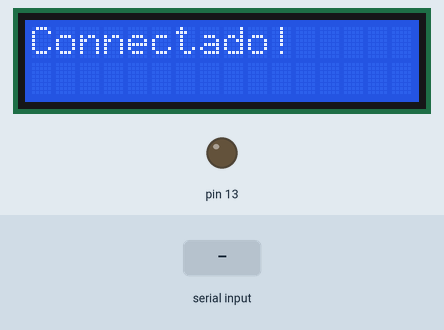
Recording of a sketch running on a simulated Arduino Uno, built with avr-gcc and run on an emulated ATmega328P. Parts: 16×2 character LCD, output pins drawn as LEDs (lit = HIGH). The inputs (shaded band) are chosen by the test bench.

Above: at 1.2 s.
1.3 s: "Act\n" received over Serial
At 2.1 s:
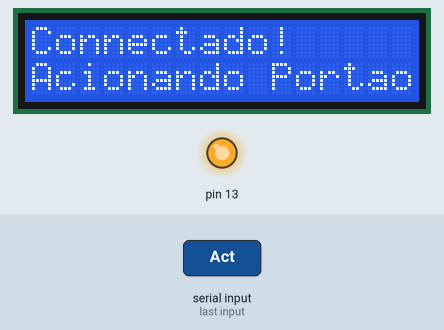
At 3.1 s:
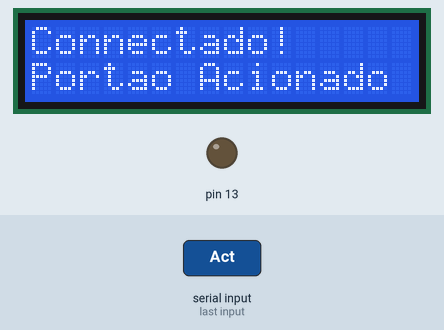
4.3 s: "1\n" received over Serial
At 4.7 s:
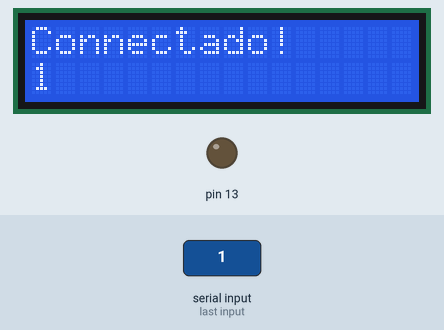
Timing chart, 0 to 7.3 s (numbered marks = the images above; inputs shaded):
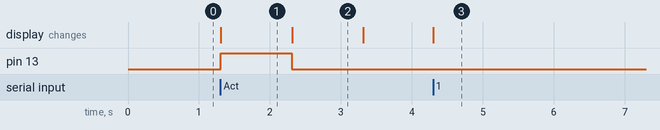

Measured:
- after the input at 1.3 s, pin 13: LOW → HIGH at once, → LOW 1.0 s later; the display: changes at once (image 1)
- after the input at 4.3 s, the display: changes at once (image 3)
- what the display in image 1 shows lasts 1.0 s, from 1.3 s to 2.3 s

The sketch:

ControleRemoto.ino
```cpp
#include <LiquidCrystal.h>
//#include <VirtualWire.h>

LiquidCrystal lcd(12, 11, 5, 4, 3, 2);
String inputString = "";

void setup()
{
  pinMode(13, OUTPUT);
  Serial.begin(9600);
  while (!Serial);
  lcd.begin(16, 2);
  lcd.print("Connectado!");
  inputString.reserve(200);
//  vw_set_tx_pin(8);
 // vw_setup(2000);   // Bits per sec
}

void loop()
{
  lcd.setCursor(0,1);
  while (Serial.available())
  {
    char inChar = (char)Serial.read();

    if (inChar != '\n')
      inputString += inChar;

    if (inChar == '\n')
    {
      lcd.setCursor(0, 1);
      lcd.print("                ");
      if(inputString == "Act")
      {
        lcd.setCursor(0,1);
        lcd.print("Acionando Portao");
        digitalWrite(13, HIGH);
        delay(1000);
        digitalWrite(13, LOW);
        lcd.setCursor(0,1);
        lcd.print("                ");
        lcd.setCursor(0,1);
        lcd.print("Portao Acionado");
        delay(1000);
        lcd.setCursor(0,1);
        lcd.print("                ");
        //send((char*)"Act");
      }
      else if(inputString.substring(0,4) == "Hour")
      {
        lcd.setCursor(0, 1);
        inputString.remove(0,4);
        lcd.print(inputString);
      }
      else
      {
        lcd.setCursor(0, 1);
        lcd.print(inputString);
      }
      inputString = "";
    }
  }

  //lcd.setCursor(0, 1);
  //lcd.print(millis()/1000);
}
/*void send (char *message)
{
  vw_send((uint8_t *)message, strlen(message));
  vw_wait_tx(); // Aguarda o envio de dados
}*/
```
